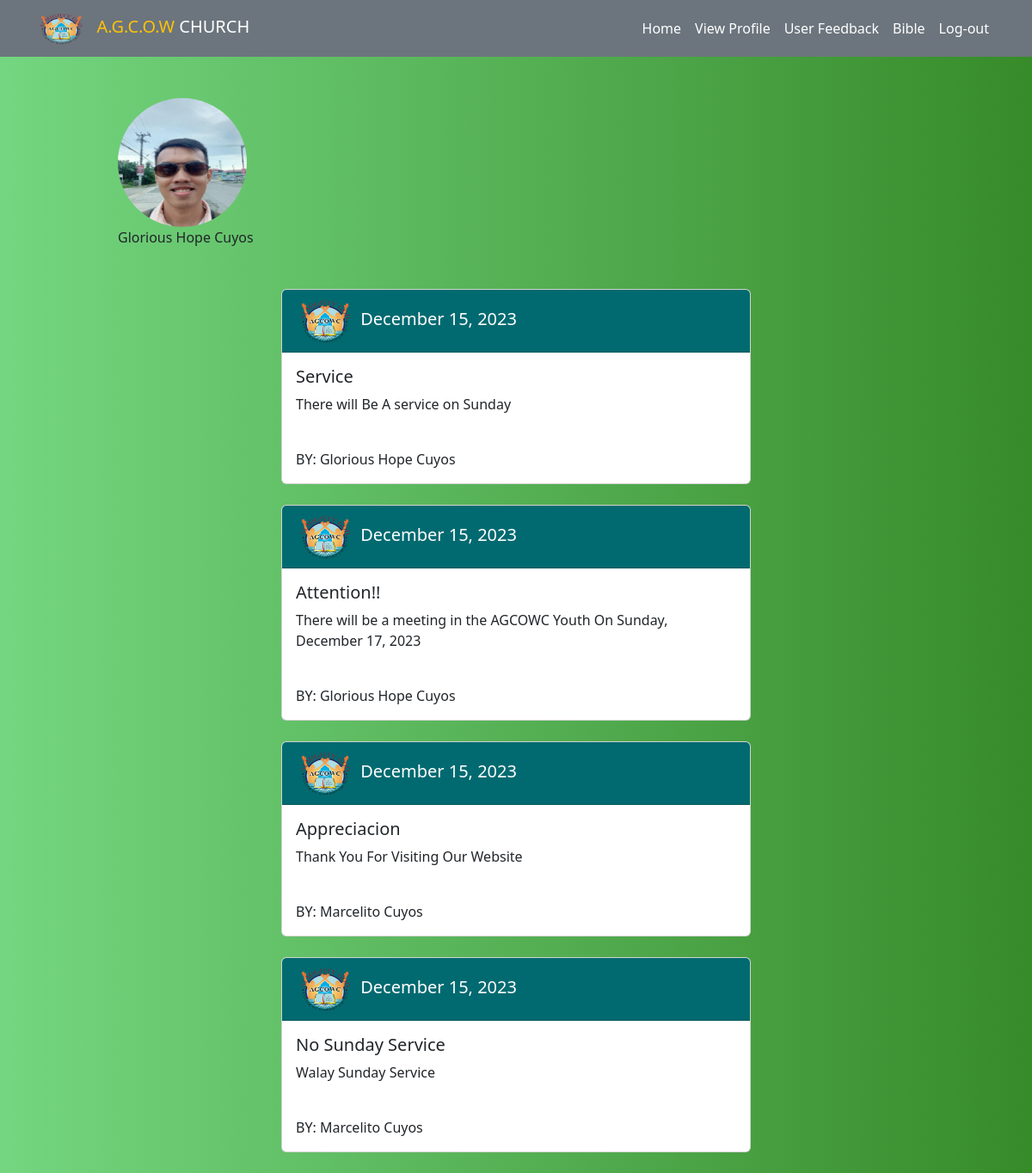
The app's page /home.php (signed in) with its own data.
### tables this page shows
CREATE TABLE `users` (
  `user_id` int(11) NOT NULL,
  `user_fname` varchar(50) DEFAULT NULL,
  `user_lname` varchar(50) DEFAULT NULL,
  `user_birthday` date DEFAULT NULL,
  `user_gender` varchar(250) NOT NULL,
  `user_contactnum` varchar(11) DEFAULT NULL,
  `user_email` varchar(250) DEFAULT NULL,
  `user_username` varchar(100) NOT NULL,
  `user_pass` varchar(200) DEFAULT NULL,
  `profile_photo` varchar(250) DEFAULT NULL,
  `user_status` int(11) NOT NULL
);

CREATE TABLE `post` (
  `post_id` int(11) NOT NULL,
  `user_title` varchar(250) NOT NULL,
  `user_post` varchar(500) NOT NULL,
  `post_date` datetime NOT NULL DEFAULT current_timestamp(),
  `post_options` int(11) NOT NULL,
  `id` int(11) DEFAULT NULL
);

CREATE TABLE `admin2` (
  `id` int(11) NOT NULL,
  `admin_fname` varchar(100) NOT NULL,
  `admin_lname` varchar(100) NOT NULL,
  `admin_contactnum` varchar(11) NOT NULL,
  `admin_email` varchar(100) NOT NULL,
  `admin_username` varchar(100) NOT NULL,
  `admin_password` varchar(100) NOT NULL
);

### home.php (the view, shortened to what this page needs)
<?php
include('conn.php');
try {
    $stmt = $conn->prepare("CALL sp_GetUserId(:user_id)");
    $stmt->bindParam(':user_id', $_SESSION['user']);
    $stmt->execute();
    $fetch = $stmt->fetch(PDO::FETCH_ASSOC);
} catch (PDOException $e) {
    echo "Error: " . $e->getMessage();
    exit();
}
?>
<html lang="en">
<head>
    <link rel="stylesheet" href="assets/css/bootstrap.min.css">
	<link rel="stylesheet" href="https://cdn.jsdelivr.net/npm/bootstrap-icons@1.10.5/font/bootstrap-icons.css">
</head>
<body style="background-image: linear-gradient(to right, #74D680,#378B29) ">
<nav class="navbar navbar-expand-lg navbar-dark bg-secondary sticky-lg-top">
<div class="container">
	<a id="navbar-brandhome" class="navbar-brand" href="index.html"><Span class="text-warning"><img src="./pictures/agcow logo.png" width="60" height="40">&nbsp; A.G.C.O.W </Span>CHURCH</a>
	<div class="collapse navbar-collapse" id="navbarSupportedContent">
		<ul class="navbar-nav ms-auto mb-2 mb-lg-0">
			<li class="nav-item">
				<a class="nav-link active" aria-current="page" onclick="scrollToSection('home')" style="cursor:pointer">Home</a>
			</li>
			<li class="nav-item">
                <a class="nav-link active" aria-current="page" href="profile.php">View Profile</a>
            </li>
            <li class="nav-item">
                <a class="nav-link active" aria-current="page" href="feedback.php">User Feedback</a>
            </li>
			<li class="nav-item">
                <a class="nav-link active" aria-current="page" href="bible.php">Bible</a>
            </li>
			<li class="nav-item" id="applog">
				<a class="nav-link active" aria-current="page" @click="confirmLogout" style="cursor:pointer">Log-out</a>
			</li>
		</ul>
	</div>
</div>
</nav>
<div class="container">
    <div class="row">
        <div class="col col-xs-0 col-sm-1 col-md-1 col-lg-1"></div>
        <div class="col my-5">
            <img src="admin/upload/<?php echo $fetch["profile_photo"]?>" class="img- rounded-circle" width="150px" height="150px" alt="food">
                <br>
                <?php echo $fetch['user_fname']. "  " . $fetch['user_lname'];?>
        </div>
	</div
        <?php
		    require 'conn.php';
		    $sql = $conn->prepare ("CALL sp_GetAdminPost()");
		    $sql->execute();
	    ?>
        <?php
           if ($sql->rowCount() > 0) {
            while ($row = $sql->fetch()) {
            $postDate = date("F j, Y", strtotime($row['post_date']));
            if ($row['post_options'] >=1) {
	    ?>
		<div class="container">
            <div class="row">
                <div class="col-sm-1 col-md-1 col-lg-3"></div>
                    <div class="col-sm-10 col-md-10 col-lg-6">
                    <div class="card">
                    <h5 class="card-header text-white" style="background-color: 016A70;"><img src="./pictures/agcow logo.png" class="img1" alt="agcowc">
                    <?php echo $postDate; ?></h5>
                         <div class="card-body bg-muted">
                            <h5 class="card-title"><?php echo $row['user_title'] ;?></h5>
                            <p class="card-text"><?php echo htmlspecialchars($row['user_post']); ?></p>
                            <br>
                            <p class="card-text">BY: <?php echo $row['admin_fname']." ". $row['admin_lname'];?></p>
                        </div>
                    </div>
                </div>
                <div class="col-sm-1 col-md-1 col-lg-3"></div>
            </div>
            </div>
            <br>
            <?php
            }
    }
}
else {
    echo "<h5 class='text-center'>No Available Announcement.</h5>";
}
?>
</body>
</html>

### home.php (style rules this page uses)
.img1 { height: 7vh; background-repeat: no-repeat; background-size: cover; width: 70px; }

### records on screen
users: profile_photo (picture), user_fname "Glorious Hope", user_lname "Cuyos"
post: post_date "December 15, 2023", user_title "Service", user_post "There will Be A service on Sunday", id.admin_fname "Glorious Hope", id.admin_lname "Cuyos"
post: post_date "December 15, 2023", user_title "Attention!!", user_post "There will be a meeting in the AGCOWC Youth On Sunday, December 17, 2023", id.admin_fname "Glorious Hope", id.admin_lname "Cuyos"
post: post_date "December 15, 2023", user_title "Appreciacion", user_post "Thank You For Visiting Our Website", id.admin_fname "Marcelito", id.admin_lname "Cuyos"
post: post_date "December 15, 2023", user_title "No Sunday Service", user_post "Walay Sunday Service", id.admin_fname "Marcelito", id.admin_lname "Cuyos"
